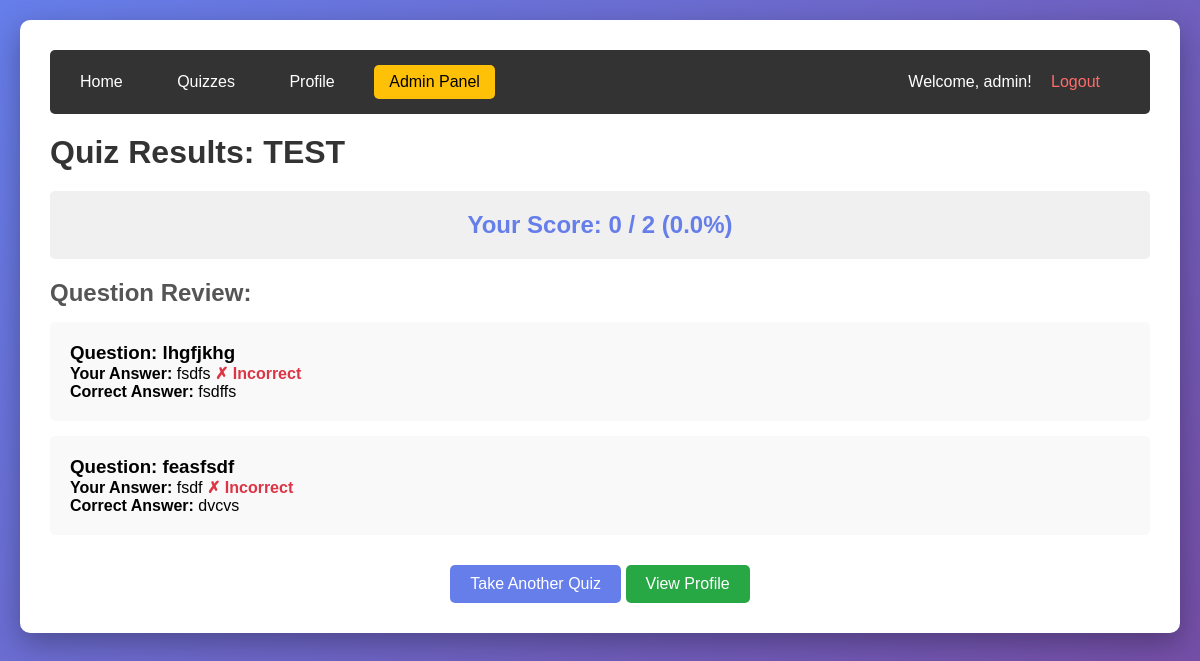
The app's page /result/2/ (signed in) with its own data.
### quiz/models.py (models this page shows, shortened)
class QuizAttempt(models.Model):
    user = models.ForeignKey(User, on_delete=models.CASCADE, related_name='quiz_attempts')
    quiz = models.ForeignKey(Quiz, on_delete=models.CASCADE, related_name='attempts')
    started_at = models.DateTimeField(auto_now_add=True)
    completed_at = models.DateTimeField(null=True, blank=True)
    score = models.IntegerField(default=0)
    total_questions = models.IntegerField(default=0)
    is_completed = models.BooleanField(default=False)
    def get_percentage(self):
        if self.total_questions == 0:
            return 0
        return round((self.score / self.total_questions) * 100, 2)

class Quiz(models.Model):
    title = models.CharField(max_length=200)
    description = models.TextField(blank=True)
    duration = models.IntegerField(help_text="Duration in minutes")
    created_at = models.DateTimeField(auto_now_add=True)
    is_active = models.BooleanField(default=True)

class Question(models.Model):
    quiz = models.ForeignKey(Quiz, on_delete=models.CASCADE, related_name='questions')
    text = models.TextField()
    order = models.IntegerField(default=0)

class Choice(models.Model):
    question = models.ForeignKey(Question, on_delete=models.CASCADE, related_name='choices')
    text = models.CharField(max_length=200)
    is_correct = models.BooleanField(default=False)

### quiz/views.py (the view)
# urls.py: path('result/<int:attempt_id>/', views.quiz_result, name='quiz_result'),
@login_required
def quiz_result(request, attempt_id):
    attempt = get_object_or_404(QuizAttempt, id=attempt_id, user=request.user)
    if not attempt.is_completed:
        return redirect('take_quiz', quiz_id=attempt.quiz.id)
    user_answers = UserAnswer.objects.filter(attempt=attempt)
    answer_data = []
    for user_answer in user_answers:
        correct_choice = user_answer.question.choices.filter(is_correct=True).first()
        answer_data.append({
            'question': user_answer.question,
            'user_choice': user_answer.selected_choice,
            'correct_choice': correct_choice,
            'is_correct': user_answer.is_correct
        })
    return render(request, 'quiz/quiz_result.html', {
        'attempt': attempt,
        'answer_data': answer_data
    })

### quiz/templates/quiz/quiz_result.html (shortened to what this page needs)
{% extends 'quiz/base.html' %}
{% block content %}
<h1>Quiz Results: {{ attempt.quiz.title }}</h1>
<div class="score">
    Your Score: {{ attempt.score }} / {{ attempt.total_questions }}
    ({{ attempt.get_percentage }}%)
</div>
<h2>Question Review:</h2>
{% for item in answer_data %}
    <div class="result-card">
        <h3>Question: {{ item.question.text }}</h3>
        <p><strong>Your Answer:</strong>
            {% if item.user_choice %}
                {{ item.user_choice.text }}
                {% if item.is_correct %}
                    <span class="correct">✓ Correct</span>
                {% else %}
                    <span class="incorrect">✗ Incorrect</span>
                {% endif %}
            {% else %}
                <span class="incorrect">No answer provided</span>
            {% endif %}
        </p>
        {% if not item.is_correct %}
            <p><strong>Correct Answer:</strong> {{ item.correct_choice.text }}</p>
        {% endif %}
    </div>
{% endfor %}
<div style="text-align: center; margin-top: 30px;">
    <a href="{% url 'quiz_list' %}" class="btn">Take Another Quiz</a>
    <a href="{% url 'profile' %}" class="btn" style="background: #28a745;">View Profile</a>
</div>
{% endblock %}

### quiz/templates/quiz/base.html (shortened to what this page needs)
<!DOCTYPE html>
<html lang="en">
<head>
</head>
<body>
    <div class="container">
        <nav>
            <a href="{% url 'home' %}">Home</a>
            {% if user.is_authenticated %}
                <a href="{% url 'quiz_list' %}">Quizzes</a>
                <a href="{% url 'profile' %}">Profile</a>
                {% if user.is_staff %}
                    <a href="{% url 'admin_quiz_list' %}" style="background: #ffc107; color: #000;">Admin Panel</a>
                {% endif %}
                <span class="user-info">Welcome, {{ user.username }}! <a href="{% url 'logout' %}" style="color: #ff6b6b;">Logout</a></span>
            {% else %}
                <a href="{% url 'login' %}">Login</a>
                <a href="{% url 'register' %}">Register</a>
            {% endif %}
        </nav>
        {% block content %}{% endblock %}
    </div>
</body>
</html>

### quiz/templates/quiz/base.html (style rules this page uses)
* { margin: 0; padding: 0; box-sizing: border-box; }
body { font-family: Arial, sans-serif; background: linear-gradient(135deg, #667eea 0%, #764ba2 100%); min-height: 100vh; padding: 20px; }
.container { max-width: 1200px; margin: 0 auto; background: white; border-radius: 10px; box-shadow: 0 10px 30px rgba(0,0,0,0.3); padding: 30px; }
nav { background: #333; padding: 15px; border-radius: 5px; margin-bottom: 20px; }
nav a { color: white; text-decoration: none; margin-right: 20px; padding: 8px 15px; border-radius: 5px; display: inline-block; }
.user-info { float: right; color: white; }
h1 { color: #333; margin-bottom: 20px; }
h2 { color: #555; margin-bottom: 15px; }
.btn { display: inline-block; padding: 10px 20px; background: #667eea; color: white; text-decoration: none; border-radius: 5px; border: none; cursor: pointer; font-size: 16px; }
.result-card { background: #f9f9f9; padding: 20px; border-radius: 5px; margin-bottom: 15px; }
.incorrect { color: #dc3545; font-weight: bold; }
.score { font-size: 24px; font-weight: bold; color: #667eea; text-align: center; padding: 20px; background: #f0f0f0; border-radius: 5px; margin-bottom: 20px; }

### records on screen
QuizAttempt: quiz "TEST", score "0", total_questions "2", get_percentage "0.0"
Question: question.text "lhgfjkhg", user_choice.text "fsdfs", correct_choice.text "fsdffs"
Question: question.text "feasfsdf", user_choice.text "fsdf", correct_choice.text "dvcvs"

### other values on screen
{{ user.username }} "admin"
